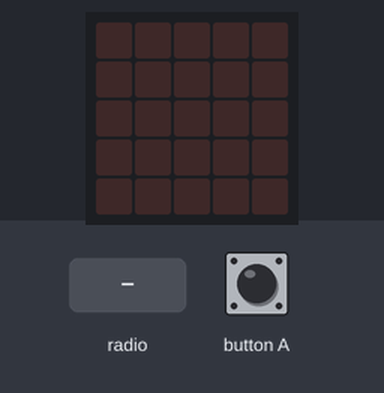
Recording of a program running on a simulated BBC micro:bit (MakeCode). Shown: the board's 5×5 LED display. Inputs (shaded band) come from the test bench. No radio messages arrive unless stated (any console line starting 'radio sent:' is added by the test bench); what the program prints to the serial console is not drawn.

Above: at 1.2 s.
1.3 s: radio message "1" arrives
At 1.7 s:
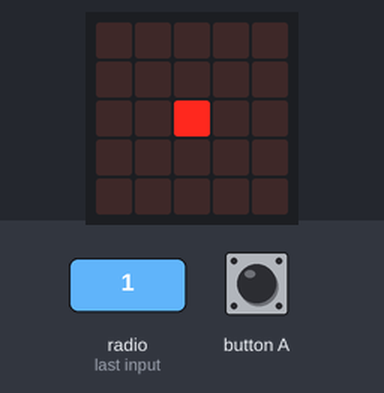
2.8 s: radio message "0" arrives
At 4.1 s:
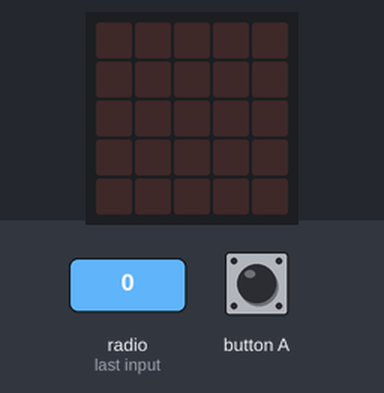
Timing chart, 0 to 5.8 s (numbered marks = the images above; inputs shaded):
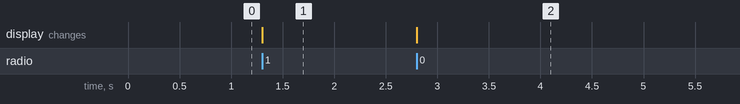

The program:

main.ts
```typescript
radio.onReceivedNumber(function (receivedNumber) {
    if (receivedNumber == 1) {
        led.plot(2, 2)
    } else {
        basic.clearScreen()
    }
})
radio.setGroup(1)
basic.forever(function () {
    if (input.buttonIsPressed(Button.A)) {
        radio.sendNumber(1)
    } else {
        radio.sendNumber(0)
    }
})
```

test.ts
```typescript
// tests gaan hier; deze zal niet worden gecompileerd wanneer dit pakket wordt gebruikt als extensie.
```

Measured:
- after the input at 1.3 s, the display: changes at once (image 1)
- after the input at 2.8 s, the display: changes at once (image 2)
